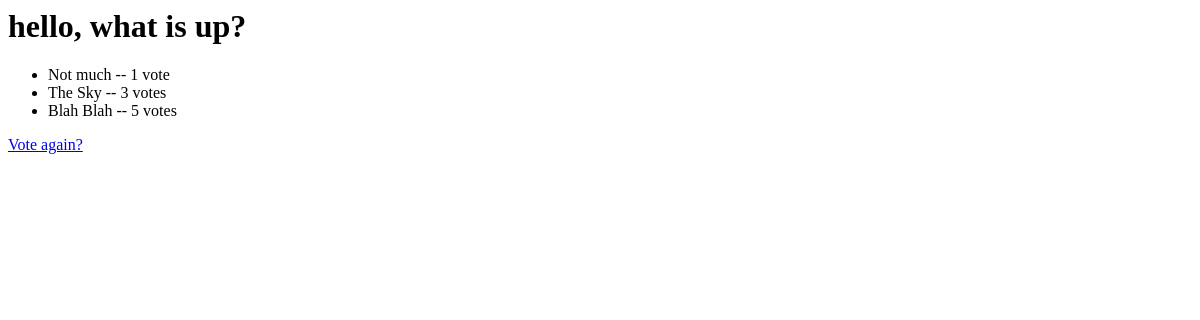
The app's page /polls/1/results/, older data.
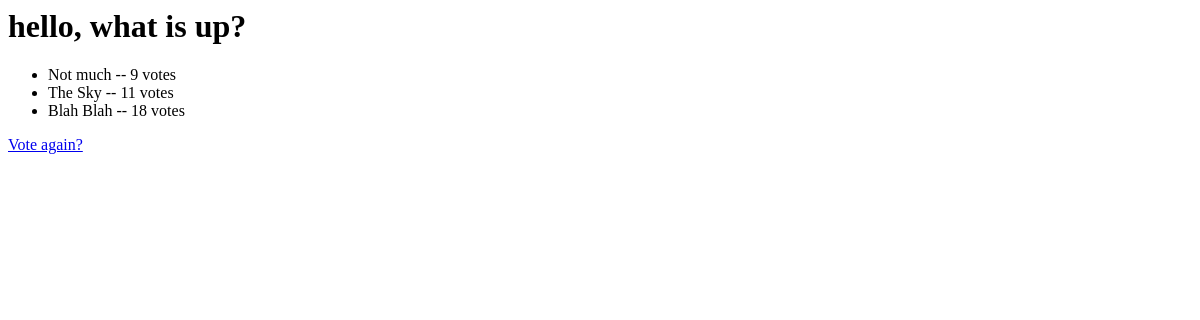
The same page, newer data.
### polls/models.py (models this page shows, shortened)
class Choice(models.Model):
    question = models.ForeignKey(Question, on_delete = models.CASCADE)
    choice_text = models.CharField(max_length=200)
    votes = models.IntegerField(default=0)

### polls/views.py (the view)
# urls.py: path('<int:pk>/results/', views.ResultsView.as_view(), name='results'),
class ResultsView(generic.DetailView):
    model = Question
    template_name = 'polls/results.html'
    def get_queryset(self):
        return Question.objects.filter(pub_date__lte=timezone.now())

### polls/templates/polls/results.html (shortened to what this page needs)
<h1>{{ question.question_text }}</h1>
<ul>
  {% for choice in question.choice_set.all %}
    <li>{{ choice.choice_text }} -- {{ choice.votes }} vote{{ choice.votes|pluralize }}
    </li>
  {% endfor %}
</ul>
<a href="{% url 'polls:detail' question.id %}">Vote again?</a>

Row changes from the older to the newer data that the page shows:
changed Choice "Not much": votes "1" → "9"
changed Choice "The Sky": votes "3" → "11"
changed Choice "Blah Blah": votes "5" → "18"
